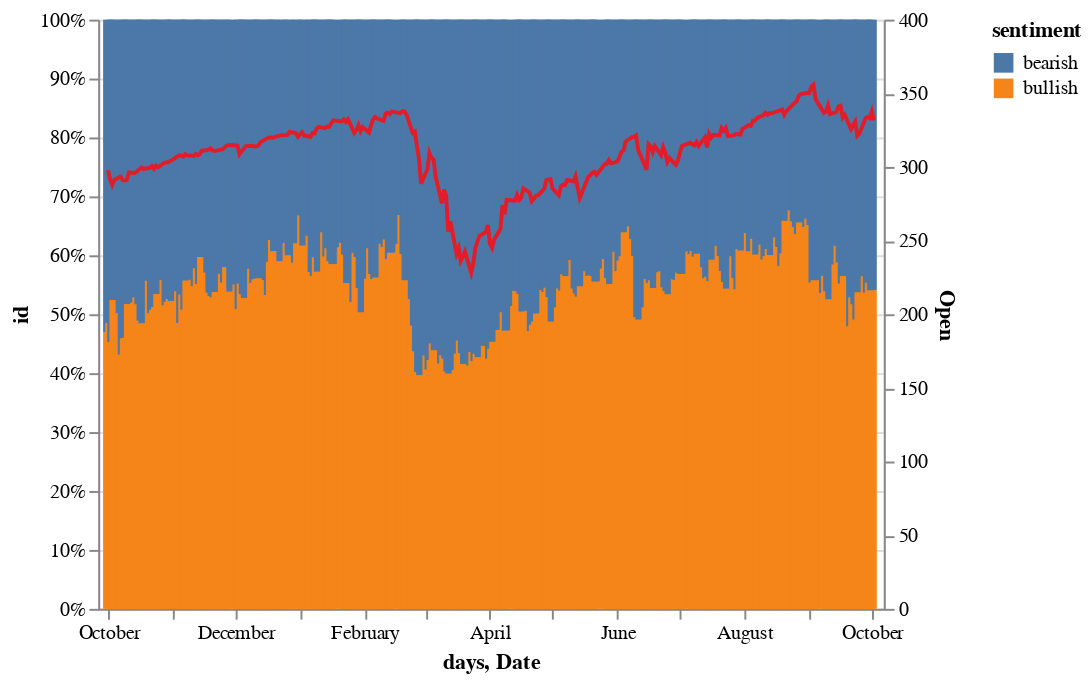

This figure's notebook cell:
### Code cell
alt.layer(bar,line).resolve_scale(y = 'independent')

### Figure 1 — Vega-Lite specification as saved in the notebook (floating-point values rounded to 4 significant figures; data arrays with more than 128 entries replaced by an {"elided": "..."} marker saying what was removed)
{"config": {"view": {"continuousWidth": 400, "continuousHeight": 300}}, "layer": [{"data": {"name": "data-c470c9cd06a2e3f96fbbde17ac805f4f"}, "mark": "bar", "encoding": {"color": {"type": "nominal", "field": "sentiment", "sort": "ascending"}, "x": {"type": "temporal", "field": "days"}, "y": {"type": "quantitative", "field": "id", "stack": "normalize"}}}, {"data": {"name": "data-474fe8ffcbafe246ae6524bf01d7c794"}, "mark": {"type": "line", "color": "#E21D29"}, "encoding": {"x": {"type": "temporal", "field": "Date"}, "y": {"type": "quantitative", "field": "Open"}}}], "resolve": {"scale": {"y": "independent"}}, "$schema": "https://vega.github.io/schema/vega-lite/v4.8.1.json", "datasets": {"data-c470c9cd06a2e3f96fbbde17ac805f4f": {"elided": "508 records"}, "data-474fe8ffcbafe246ae6524bf01d7c794": {"elided": "255 records"}}}
